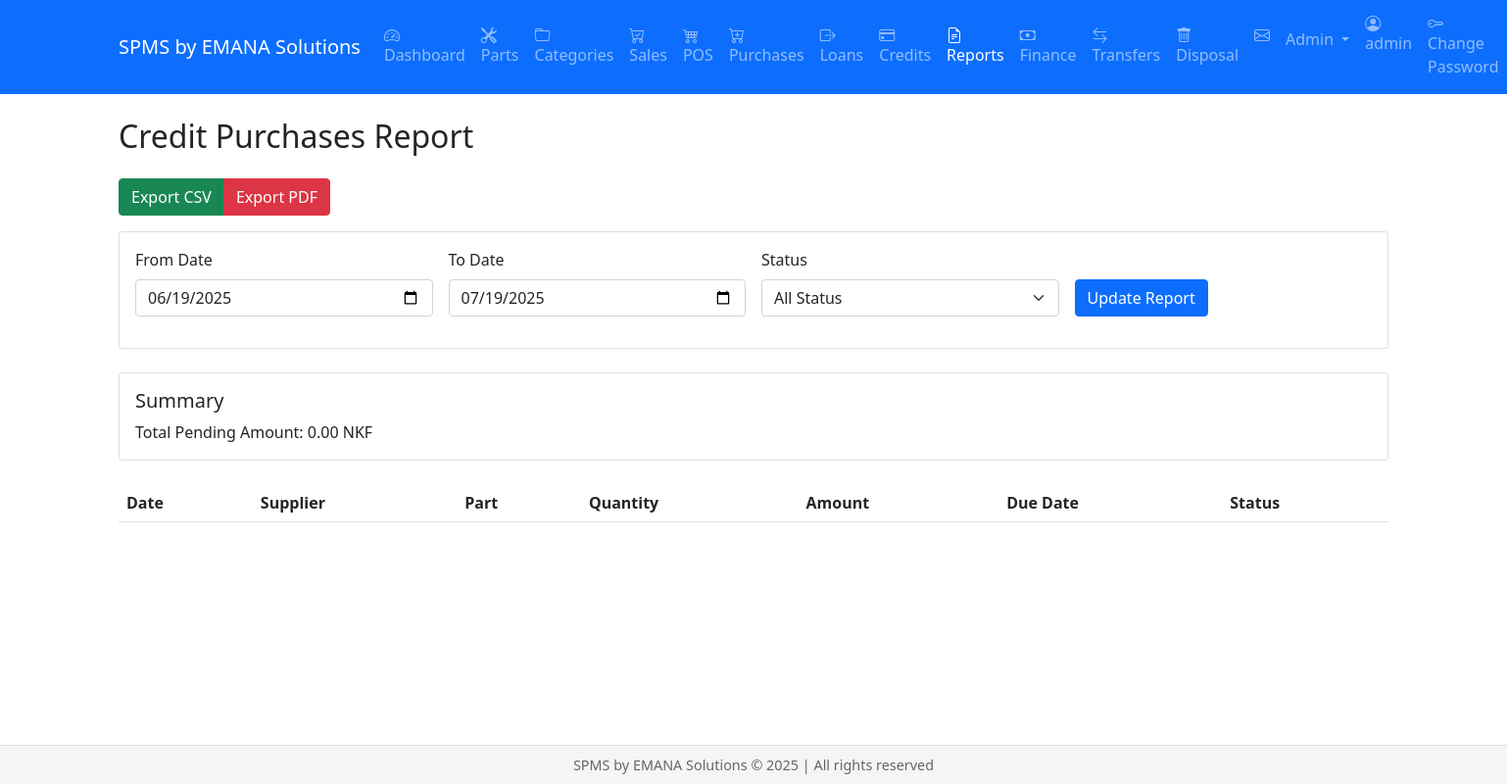
/reports/credits (signed in), run on an earlier commit of the app's database.
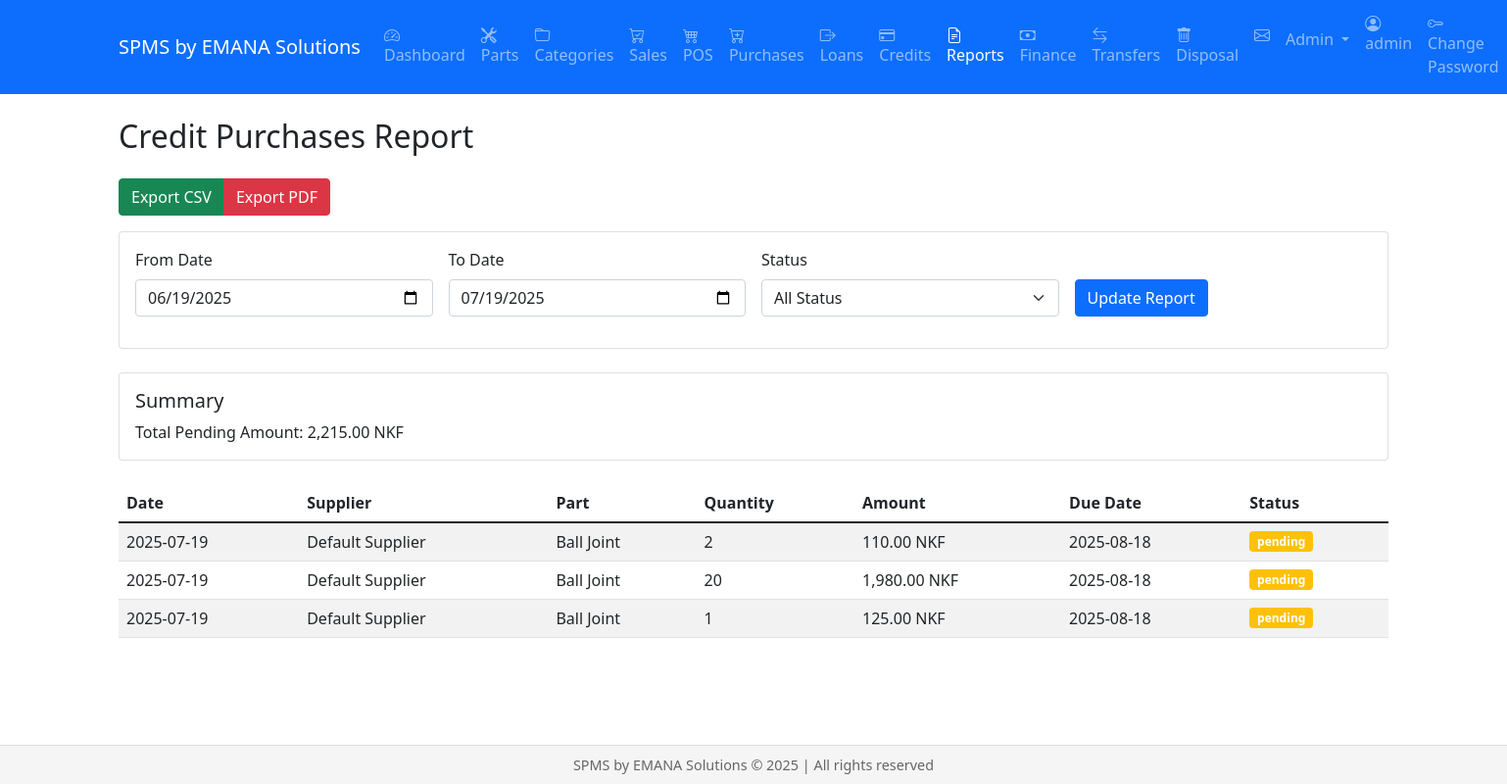
And on a later commit of the database.
### models.py (models this page shows, shortened)
class CreditPurchase(db.Model):
    id = db.Column(db.Integer, primary_key=True)
    supplier_id = db.Column(db.Integer, db.ForeignKey('supplier.id'))
    part_id = db.Column(db.Integer, db.ForeignKey('parts.id'))  # Changed from 'part.id' to 'parts.id'
    warehouse_id = db.Column(db.Integer, db.ForeignKey('warehouse.id'))
    quantity = db.Column(db.Integer)
    price = db.Column(db.Float)
    purchase_date = db.Column(db.DateTime, default=datetime.utcnow)
    due_date = db.Column(db.DateTime)
    status = db.Column(db.String(20))  # pending, paid, overdue
    voided = db.Column(db.Boolean, default=False)
    unit_aed_price = db.Column(db.Float)  # Add this field if needed
    supplier = db.relationship('Supplier',
                             backref=db.backref('credit_purchases', lazy=True),
                             foreign_keys=[supplier_id],
                             primaryjoin='CreditPurchase.supplier_id == Supplier.id')
    part = db.relationship('Part',
                         backref=db.backref('credit_purchases', lazy=True),
                         foreign_keys=[part_id],
                         primaryjoin='CreditPurchase.part_id == Part.id')
    warehouse = db.relationship('Warehouse',
                              backref=db.backref('credit_purchases', lazy=True),
                              foreign_keys=[warehouse_id],
                              primaryjoin='CreditPurchase.warehouse_id == Warehouse.id')

class Supplier(db.Model):
    id = db.Column(db.Integer, primary_key=True)
    name = db.Column(db.String(200), nullable=False)
    contact_person = db.Column(db.String(100))
    email = db.Column(db.String(120))
    phone = db.Column(db.String(20))
    address = db.Column(db.Text)
    payment_terms = db.Column(db.Text)
    parts = db.relationship('Part', backref='supplier', lazy=True)

class Part(db.Model):
    __tablename__ = 'parts'
    id = db.Column(db.Integer, primary_key=True)
    part_number = db.Column(db.String(100), unique=True, nullable=False)
    name = db.Column(db.String(200), nullable=False)
    description = db.Column(db.Text)
    stock_level = db.Column(db.Integer, default=0)
    cost_price = db.Column(db.Float, default=0.0)
    selling_price = db.Column(db.Float, default=0.0)
    location = db.Column(db.String(100))
    manufacturer = db.Column(db.String(100), nullable=False)
    quality_level = db.Column(db.String(20), nullable=False)
    code = db.Column(db.String(100))
    substitute_part_number = db.Column(db.String(100))  # Changed from make
    min_stock = db.Column(db.Integer, default=0)  # Added minimum stock level
    weight = db.Column(db.Float)
    height = db.Column(db.Float)
    length = db.Column(db.Float)
    width = db.Column(db.Float)
    color = db.Column(db.String(50))
    image_url = db.Column(db.String(255))
    unit = db.Column(db.String(20))  # piece, set, box
    min_price = db.Column(db.Float)
    max_price = db.Column(db.Float)
    cost_price = db.Column(db.Float)  # Average cost price
    category_id = db.Column(db.Integer, db.ForeignKey('category.id'))
    supplier_id = db.Column(db.Integer, db.ForeignKey('supplier.id'))
    warranty_period = db.Column(db.Integer)  # in months
    barcode = db.Column(db.String(100), unique=True)
    created_at = db.Column(db.DateTime, default=datetime.utcnow)
    updated_at = db.Column(db.DateTime, onupdate=datetime.utcnow)
    cost_price_dirham = db.Column(db.Float, default=0.0)

### views/reports.py (the view)
@reports.route('/reports/credits')
@login_required
@role_required('admin', 'manager')
def credits():
    start_date_str = request.args.get('start_date')
    end_date_str = request.args.get('end_date')
    status = request.args.get('status', '')
    start_datetime, end_datetime = parse_date_range(start_date_str, end_date_str)
    query = CreditPurchase.query.filter(
        CreditPurchase.purchase_date >= start_datetime,
        CreditPurchase.purchase_date <= end_datetime
    )
    if status:
        query = query.filter(CreditPurchase.status == status)
    credits = query.all()
    total_pending = sum(credit.price * credit.quantity
                       for credit in credits if credit.status == 'pending')
    return render_template('reports/credits.html',
                         credits=credits,
                         start_date=format_date(start_datetime),
                         end_date=format_date(end_datetime),
                         total_pending=total_pending,
                         selected_status=status)

### models.py (called while the page is built)
    @property
    def is_authenticated(self):
        return True

### utils/date_utils.py (called while the page is built)
def format_date(date: datetime) -> str:
    return date.strftime(DATE_FORMAT)

def parse_date_range(start_date_str: str | None, end_date_str: str | None, default_days: int = 30) -> tuple[datetime, datetime]:
    try:
        if start_date_str and end_date_str:
            start_date = get_start_of_day(parse_date(start_date_str))
            end_date = get_end_of_day(parse_date(end_date_str))
        else:
            end_date = datetime.utcnow()
            start_date = end_date - timedelta(days=default_days)
        return start_date, end_date
    except ValueError:
        end_date = datetime.utcnow()
        start_date = end_date - timedelta(days=default_days)
        return start_date, end_date

### views/utils.py (called while the page is built)
def role_required(*roles):
    def decorator(f):
        @wraps(f)
        def decorated_function(*args, **kwargs):
            if not current_user.role in roles:
                abort(403)  # Forbidden
            return f(*args, **kwargs)
        return decorated_function
    return decorator

### templates/reports/credits.html (shortened to what this page needs)
{% extends "base.html" %}
{% block content %}
<div class="container">
    <h2 class="mb-4">Credit Purchases Report</h2>
    <div class="btn-group mb-3">
        <a href="{{ url_for('reports.export', report_type='credits', format='csv', start_date=start_date, end_date=end_date, status=selected_status) }}" class="btn btn-success">Export CSV</a>
        <a href="{{ url_for('reports.export', report_type='credits', format='pdf', start_date=start_date, end_date=end_date, status=selected_status) }}" class="btn btn-danger">Export PDF</a>
    </div>
    <div class="card mb-4">
        <div class="card-body">
            <form method="GET" class="row g-3">
                <div class="col-md-3">
                    <label class="form-label">From Date</label>
                    <input type="date" class="form-control" name="start_date" value="{{ start_date }}" required>
                </div>
                <div class="col-md-3">
                    <label class="form-label">To Date</label>
                    <input type="date" class="form-control" name="end_date" value="{{ end_date }}" required>
                </div>
                <div class="col-md-3">
                    <label class="form-label">Status</label>
                    <select class="form-select" name="status">
                        <option value="">All Status</option>
                    </select>
                </div>
                <div class="col-md-3 d-flex align-items-end">
                    <button type="submit" class="btn btn-primary">Update Report</button>
                </div>
            </form>
        </div>
    </div>
    <div class="card mb-4">
        <div class="card-body">
            <h5 class="card-title">Summary</h5>
            <p class="card-text">Total Pending Amount: {{ "{:,.2f}".format( total_pending) }} NKF</p>
        </div>
    </div>
    <table class="table table-striped">
        <thead>
            <tr>
                <th>Date</th>
                <th>Supplier</th>
                <th>Part</th>
                <th>Quantity</th>
                <th>Amount</th>
                <th>Due Date</th>
                <th>Status</th>
            </tr>
        </thead>
        <tbody>
            {% for credit in credits %}
            <tr>
                <td>{{ credit.purchase_date.strftime('%Y-%m-%d') }}</td>
                <td>{{ credit.supplier.name }}</td>
                <td>{{ credit.part.name }}</td>
                <td>{{ credit.quantity }}</td>
                <td>{{ "{:,.2f}".format( credit.price * credit.quantity) }} NKF</td>
                <td>{{ credit.due_date.strftime('%Y-%m-%d') }}</td>
                <td>
                    <span class="badge {% if credit.status == 'pending' %}bg-warning
                                     {% elif credit.status == 'paid' %}bg-success
                                     {% else %}bg-danger{% endif %}">
                        {{ credit.status }}
                    </span>
                </td>
            </tr>
            {% endfor %}
        </tbody>
    </table>
</div>
{% endblock %}

What changed in the data, as far as the page shows it:
added CreditPurchase: purchase_date "2025-07-19", supplier.name "Default Supplier", part.name "Ball Joint", quantity "2", credit.price*credit.quantity "110.00", due_date "2025-08-18", status "pending"
added CreditPurchase: purchase_date "2025-07-19", supplier.name "Default Supplier", part.name "Ball Joint", quantity "20", credit.price*credit.quantity "1,980.00", due_date "2025-08-18", status "pending"
added CreditPurchase: purchase_date "2025-07-19", supplier.name "Default Supplier", part.name "Ball Joint", quantity "1", credit.price*credit.quantity "125.00", due_date "2025-08-18", status "pending"
Also different on the page:
{{ "{:,.2f}".format( total_pending) }}: "0.00" → "2,215.00"
